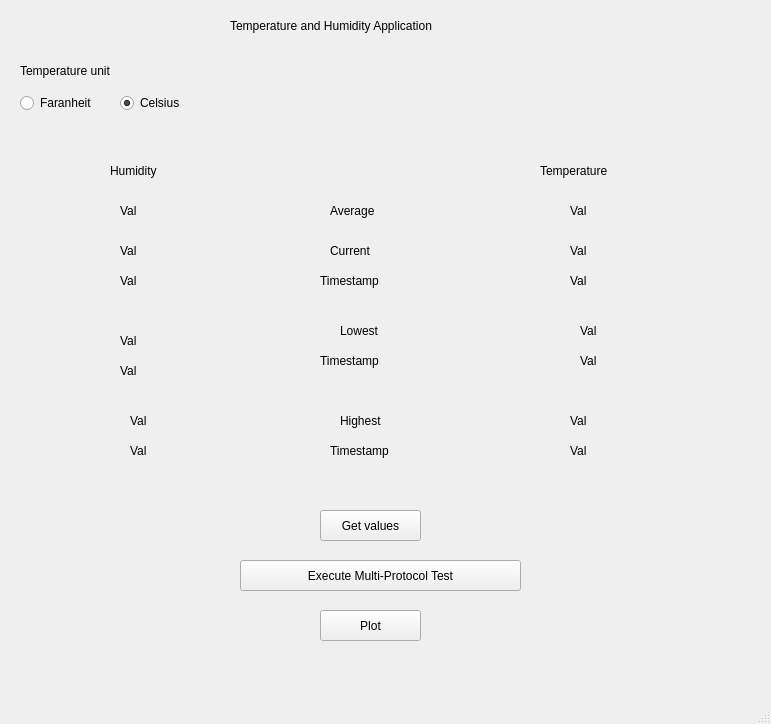
<?xml version="1.0" encoding="UTF-8"?>
<ui version="4.0">
 <class>MainWindow</class>
 <widget class="QMainWindow" name="MainWindow">
  <property name="geometry">
   <rect>
    <x>0</x>
    <y>0</y>
    <width>771</width>
    <height>724</height>
   </rect>
  </property>
  <property name="windowTitle">
   <string>MainWindow</string>
  </property>
  <widget class="QWidget" name="centralwidget">
   <widget class="QLabel" name="label">
    <property name="geometry">
     <rect>
      <x>230</x>
      <y>-40</y>
      <width>361</width>
      <height>131</height>
     </rect>
    </property>
    <property name="text">
     <string>Temperature and Humidity Application</string>
    </property>
   </widget>
   <widget class="QLabel" name="label_2">
    <property name="geometry">
     <rect>
      <x>540</x>
      <y>160</y>
      <width>121</width>
      <height>21</height>
     </rect>
    </property>
    <property name="text">
     <string>Temperature</string>
    </property>
   </widget>
   <widget class="QLabel" name="label_3">
    <property name="geometry">
     <rect>
      <x>110</x>
      <y>150</y>
      <width>91</width>
      <height>41</height>
     </rect>
    </property>
    <property name="text">
     <string>Humidity</string>
    </property>
   </widget>
   <widget class="QRadioButton" name="radioButton">
    <property name="geometry">
     <rect>
      <x>120</x>
      <y>90</y>
      <width>118</width>
      <height>26</height>
     </rect>
    </property>
    <property name="text">
     <string>Celsius</string>
    </property>
    <property name="checked">
     <bool>true</bool>
    </property>
   </widget>
   <widget class="QRadioButton" name="radioButton_2">
    <property name="geometry">
     <rect>
      <x>20</x>
      <y>90</y>
      <width>118</width>
      <height>26</height>
     </rect>
    </property>
    <property name="text">
     <string>Faranheit</string>
    </property>
   </widget>
   <widget class="QLabel" name="label_4">
    <property name="geometry">
     <rect>
      <x>340</x>
      <y>400</y>
      <width>91</width>
      <height>41</height>
     </rect>
    </property>
    <property name="text">
     <string>Highest</string>
    </property>
   </widget>
   <widget class="QLabel" name="label_5">
    <property name="geometry">
     <rect>
      <x>340</x>
      <y>310</y>
      <width>91</width>
      <height>41</height>
     </rect>
    </property>
    <property name="text">
     <string>Lowest</string>
    </property>
   </widget>
   <widget class="QLabel" name="label_6">
    <property name="geometry">
     <rect>
      <x>330</x>
      <y>230</y>
      <width>91</width>
      <height>41</height>
     </rect>
    </property>
    <property name="text">
     <string>Current</string>
    </property>
   </widget>
   <widget class="QLabel" name="label_7">
    <property name="geometry">
     <rect>
      <x>330</x>
      <y>190</y>
      <width>91</width>
      <height>41</height>
     </rect>
    </property>
    <property name="text">
     <string>Average</string>
    </property>
   </widget>
   <widget class="QLabel" name="label_8">
    <property name="geometry">
     <rect>
      <x>320</x>
      <y>260</y>
      <width>91</width>
      <height>41</height>
     </rect>
    </property>
    <property name="text">
     <string>Timestamp</string>
    </property>
   </widget>
   <widget class="QLabel" name="label_9">
    <property name="geometry">
     <rect>
      <x>20</x>
      <y>50</y>
      <width>141</width>
      <height>41</height>
     </rect>
    </property>
    <property name="text">
     <string>Temperature unit</string>
    </property>
   </widget>
   <widget class="QLabel" name="label_10">
    <property name="geometry">
     <rect>
      <x>330</x>
      <y>430</y>
      <width>91</width>
      <height>41</height>
     </rect>
    </property>
    <property name="text">
     <string>Timestamp</string>
    </property>
   </widget>
   <widget class="QLabel" name="label_11">
    <property name="geometry">
     <rect>
      <x>320</x>
      <y>340</y>
      <width>91</width>
      <height>41</height>
     </rect>
    </property>
    <property name="text">
     <string>Timestamp</string>
    </property>
   </widget>
   <widget class="QLabel" name="avgh">
    <property name="geometry">
     <rect>
      <x>120</x>
      <y>190</y>
      <width>91</width>
      <height>41</height>
     </rect>
    </property>
    <property name="text">
     <string>Val</string>
    </property>
   </widget>
   <widget class="QLabel" name="curh">
    <property name="geometry">
     <rect>
      <x>120</x>
      <y>230</y>
      <width>91</width>
      <height>41</height>
     </rect>
    </property>
    <property name="text">
     <string>Val</string>
    </property>
   </widget>
   <widget class="QLabel" name="curhtime">
    <property name="geometry">
     <rect>
      <x>120</x>
      <y>260</y>
      <width>91</width>
      <height>41</height>
     </rect>
    </property>
    <property name="text">
     <string>Val</string>
    </property>
   </widget>
   <widget class="QLabel" name="lowh">
    <property name="geometry">
     <rect>
      <x>120</x>
      <y>320</y>
      <width>91</width>
      <height>41</height>
     </rect>
    </property>
    <property name="text">
     <string>Val</string>
    </property>
   </widget>
   <widget class="QLabel" name="timehumhigh">
    <property name="geometry">
     <rect>
      <x>130</x>
      <y>430</y>
      <width>91</width>
      <height>41</height>
     </rect>
    </property>
    <property name="text">
     <string>Val</string>
    </property>
   </widget>
   <widget class="QLabel" name="highh">
    <property name="geometry">
     <rect>
      <x>130</x>
      <y>400</y>
      <width>91</width>
      <height>41</height>
     </rect>
    </property>
    <property name="text">
     <string>Val</string>
    </property>
   </widget>
   <widget class="QLabel" name="lowtime">
    <property name="geometry">
     <rect>
      <x>120</x>
      <y>350</y>
      <width>91</width>
      <height>41</height>
     </rect>
    </property>
    <property name="text">
     <string>Val</string>
    </property>
   </widget>
   <widget class="QLabel" name="avgt">
    <property name="geometry">
     <rect>
      <x>570</x>
      <y>190</y>
      <width>91</width>
      <height>41</height>
     </rect>
    </property>
    <property name="text">
     <string>Val</string>
    </property>
   </widget>
   <widget class="QLabel" name="curtemp">
    <property name="geometry">
     <rect>
      <x>570</x>
      <y>230</y>
      <width>91</width>
      <height>41</height>
     </rect>
    </property>
    <property name="text">
     <string>Val</string>
    </property>
   </widget>
   <widget class="QLabel" name="curttime">
    <property name="geometry">
     <rect>
      <x>570</x>
      <y>260</y>
      <width>91</width>
      <height>41</height>
     </rect>
    </property>
    <property name="text">
     <string>Val</string>
    </property>
   </widget>
   <widget class="QLabel" name="lowtemp">
    <property name="geometry">
     <rect>
      <x>580</x>
      <y>310</y>
      <width>91</width>
      <height>41</height>
     </rect>
    </property>
    <property name="text">
     <string>Val</string>
    </property>
   </widget>
   <widget class="QLabel" name="timelowtemp">
    <property name="geometry">
     <rect>
      <x>580</x>
      <y>340</y>
      <width>91</width>
      <height>41</height>
     </rect>
    </property>
    <property name="text">
     <string>Val</string>
    </property>
   </widget>
   <widget class="QLabel" name="hightemp">
    <property name="geometry">
     <rect>
      <x>570</x>
      <y>400</y>
      <width>91</width>
      <height>41</height>
     </rect>
    </property>
    <property name="text">
     <string>Val</string>
    </property>
   </widget>
   <widget class="QLabel" name="timethigh">
    <property name="geometry">
     <rect>
      <x>570</x>
      <y>430</y>
      <width>91</width>
      <height>41</height>
     </rect>
    </property>
    <property name="text">
     <string>Val</string>
    </property>
   </widget>
   <widget class="QPushButton" name="pushButton">
    <property name="geometry">
     <rect>
      <x>320</x>
      <y>510</y>
      <width>101</width>
      <height>31</height>
     </rect>
    </property>
    <property name="text">
     <string>Get values</string>
    </property>
   </widget>
   <widget class="QPushButton" name="pushButton_2">
    <property name="geometry">
     <rect>
      <x>240</x>
      <y>560</y>
      <width>281</width>
      <height>31</height>
     </rect>
    </property>
    <property name="text">
     <string>Execute Multi-Protocol Test</string>
    </property>
   </widget>
   <widget class="QPushButton" name="pushButton_3">
    <property name="geometry">
     <rect>
      <x>320</x>
      <y>610</y>
      <width>101</width>
      <height>31</height>
     </rect>
    </property>
    <property name="text">
     <string>Plot</string>
    </property>
   </widget>
  </widget>
  <widget class="QMenuBar" name="menubar">
   <property name="geometry">
    <rect>
     <x>0</x>
     <y>0</y>
     <width>771</width>
     <height>27</height>
    </rect>
   </property>
  </widget>
  <widget class="QStatusBar" name="statusbar"/>
 </widget>
 <resources/>
 <connections/>
</ui>
